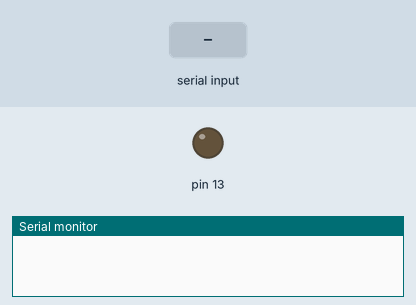
Recording of a sketch running on a simulated Arduino Uno, built with avr-gcc and run on an emulated ATmega328P. Parts: output pins drawn as LEDs (lit = HIGH), the last lines printed to the serial monitor. Inputs (shaded band) come from the test bench.

Above: at 1.2 s.
1.3 s: "LED_ON\n" received over Serial
At 2.5 s:
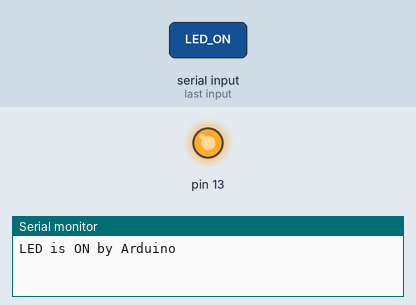
2.8 s: "LED_OFF\n" received over Serial
At 3.7 s:
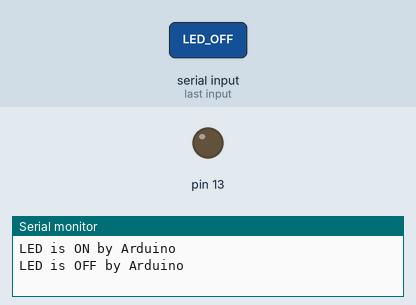
Timing chart, 0 to 5.8 s (numbered marks = the images above; inputs shaded):
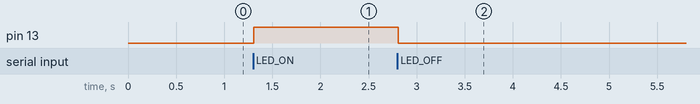

The sketch:

02.ino
```cpp
String str;

void setup() {
  // initialize serial communications at 9600 bps:
  pinMode(13,OUTPUT);
  Serial.begin(9600);
}

void loop() {
    if (Serial.available()) {
    // 讀取傳入的字串直到"\n"結尾
        str = Serial.readStringUntil('\n');

        if (str == "LED_ON") {           // 若字串值是 "LED_ON" 開燈
            digitalWrite(13, HIGH);     // 開燈
            Serial.println("LED is ON by Arduino");
        } else if (str == "LED_OFF") {
            digitalWrite(13, LOW);
            Serial.println("LED is OFF by Arduino");
        }
  }
}
```

Measured:
- after the input at 1.3 s, pin 13: LOW → HIGH at once
- after the input at 2.8 s, pin 13: HIGH → LOW at once
